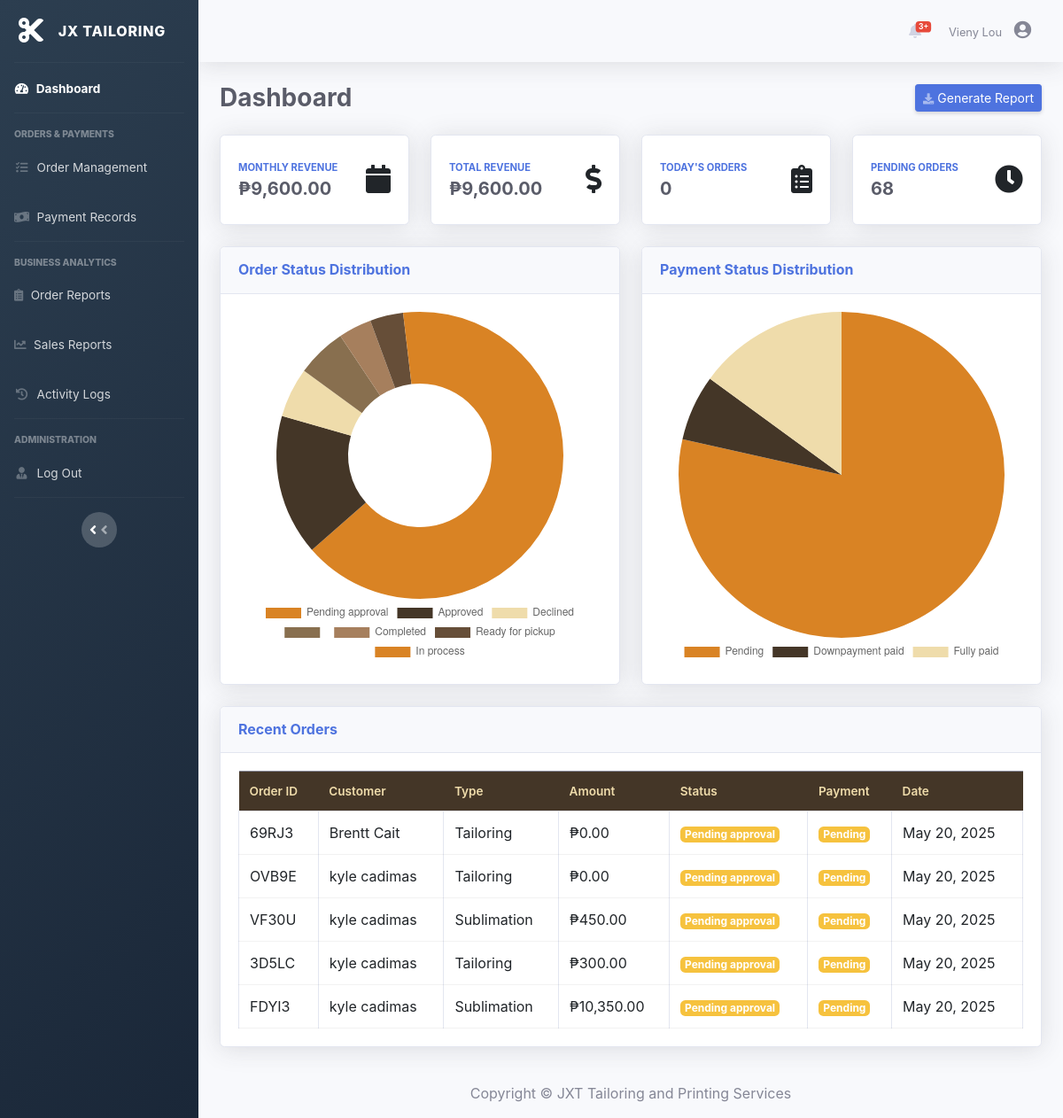
The app's page /manager/dashboard.php (signed in), older data.
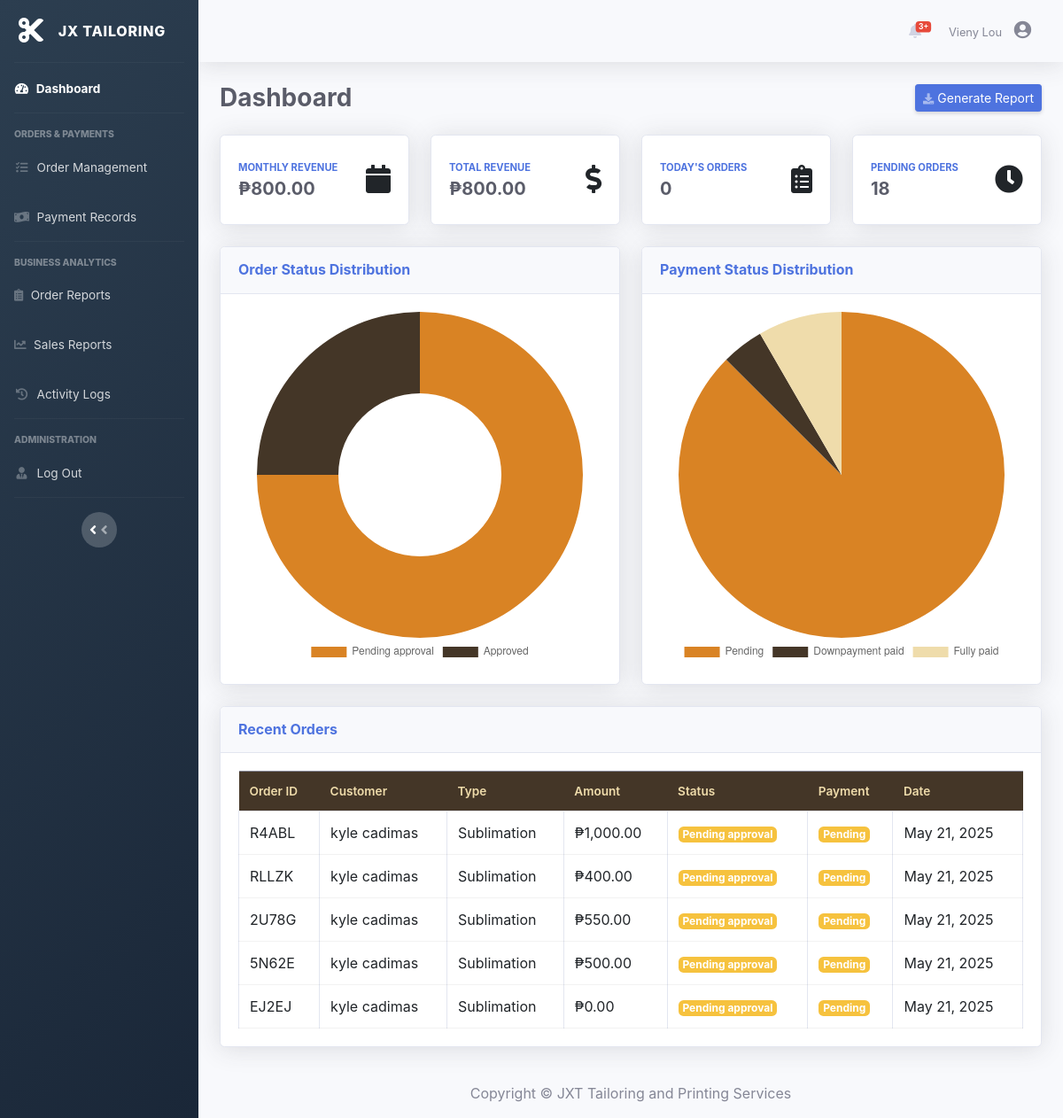
The same page, newer data.
### tables this page shows
CREATE TABLE `orders` (
  `order_id` varchar(10) NOT NULL,
  `customer_id` int(11) NOT NULL,
  `order_type` enum('tailoring','sublimation') NOT NULL,
  `total_amount` decimal(10,2) NOT NULL,
  `downpayment_amount` decimal(10,2) NOT NULL,
  `payment_method` enum('cash','gcash') NOT NULL,
  `payment_status` enum('pending','downpayment_paid','fully_paid') DEFAULT 'pending',
  `order_status` enum('pending_approval','declined','approved','forward_to_sublimator','in_process','printing_done','ready_for_pickup','completed') DEFAULT 'pending_approval',
  `staff_id` int(11) DEFAULT NULL,
  `manager_id` int(11) DEFAULT NULL,
  `notes` text DEFAULT NULL,
  `created_at` timestamp NOT NULL DEFAULT current_timestamp(),
  `updated_at` timestamp NOT NULL DEFAULT current_timestamp() ON UPDATE current_timestamp(),
  `screenshot_path` varchar(255) DEFAULT NULL,
  `status_history` text DEFAULT NULL
);

CREATE TABLE `customers` (
  `customer_id` int(11) NOT NULL,
  `username` varchar(50) NOT NULL,
  `password` varchar(255) NOT NULL,
  `email` varchar(100) NOT NULL,
  `first_name` varchar(50) NOT NULL,
  `last_name` varchar(50) NOT NULL,
  `phone_number` varchar(20) DEFAULT NULL,
  `address` text DEFAULT NULL,
  `created_at` timestamp NOT NULL DEFAULT current_timestamp(),
  `updated_at` timestamp NOT NULL DEFAULT current_timestamp() ON UPDATE current_timestamp()
);

### manager/dashboard.php (the view, shortened to what the rows shown need)
<?php
include '../db.php';
$order_status_query = "SELECT order_status, COUNT(*) as count FROM orders GROUP BY order_status ORDER BY count DESC";
$order_status_result = mysqli_query($conn, $order_status_query);
$order_status_data = [];
while ($row = mysqli_fetch_assoc($order_status_result)) {
    $order_status_data[$row['order_status']] = $row['count'];
}
$payment_status_query = "SELECT payment_status, COUNT(*) as count FROM orders GROUP BY payment_status";
$payment_status_result = mysqli_query($conn, $payment_status_query);
$payment_status_data = [];
while ($row = mysqli_fetch_assoc($payment_status_result)) {
    $payment_status_data[$row['payment_status']] = $row['count'];
}
$recent_orders_query = "SELECT o.order_id, o.total_amount, o.created_at, o.order_status, o.payment_status, o.order_type,
                        c.first_name, c.last_name
                        FROM orders o
                        JOIN customers c ON o.customer_id = c.customer_id
                        ORDER BY o.created_at DESC LIMIT 5";
$recent_orders_result = mysqli_query($conn, $recent_orders_query);
?>
<!DOCTYPE html>
<html lang="en">
<head>
    <link href="https://cdn.jsdelivr.net/npm/bootstrap@5.3.0-alpha1/dist/css/bootstrap.min.css" rel="stylesheet">
    <link rel="stylesheet" href="https://cdnjs.cloudflare.com/ajax/libs/font-awesome/6.4.0/css/all.min.css">
    <link href="vendor/fontawesome-free/css/all.min.css" rel="stylesheet">
    <link href="css/sb-admin-2.min.css" rel="stylesheet">
</head>
<body id="page-top">
    <div id="wrapper">
        <div id="content-wrapper" class="d-flex flex-column">
            <div id="content">
                <div class="container-fluid">
                    <div class="d-sm-flex align-items-center justify-content-between mb-4">
                        <h1 class="h3 mb-0 text-gray-800" style="font-weight: bold; text-shadow: 1px 1px 2px #fff;">Dashboard</h1>
                    </div>
                    <div class="row">
                        <div class="col-lg-12">
                            <div class="card shadow mb-4">
                                <div class="card-body">
                                    <div class="table-responsive">
                                        <table class="table table-bordered" width="100%" cellspacing="0">
                                            <thead>
                                                <tr>
                                                    <th>Order ID</th>
                                                    <th>Customer</th>
                                                    <th>Type</th>
                                                    <th>Amount</th>
                                                    <th>Status</th>
                                                    <th>Payment</th>
                                                    <th>Date</th>
                                                </tr>
                                            </thead>
                                            <tbody>
                                                <?php
                                                if ($recent_orders_result && mysqli_num_rows($recent_orders_result) > 0) {
                                                    while ($order = mysqli_fetch_assoc($recent_orders_result)) {
                                                        $status_class = match($order['order_status']) {
                                                            'pending_approval' => 'bg-warning',
                                                            'approved' => 'bg-info',
                                                            'in_process' => 'bg-primary',
                                                            'ready_for_pickup' => 'bg-info',
                                                            'completed' => 'bg-success',
                                                            'declined' => 'bg-danger',
                                                            default => 'bg-secondary'
                                                        };
                                                        $payment_class = match($order['payment_status']) {
                                                            'pending' => 'bg-warning',
                                                            'downpayment_paid' => 'bg-info',
                                                            'fully_paid' => 'bg-success',
                                                            default => 'bg-secondary'
                                                        };
                                                        ?>
                                                        <tr>
                                                            <td><?php echo $order['order_id']; ?></td>
                                                            <td><?php echo $order['first_name'] . ' ' . $order['last_name']; ?></td>
                                                            <td><?php echo ucfirst($order['order_type']); ?></td>
                                                            <td>₱<?php echo number_format($order['total_amount'], 2); ?></td>
                                                            <td><span class="badge <?php echo $status_class; ?>"><?php echo str_replace('_', ' ', ucfirst($order['order_status'])); ?></span></td>
                                                            <td><span class="badge <?php echo $payment_class; ?>"><?php echo str_replace('_', ' ', ucfirst($order['payment_status'])); ?></span></td>
                                                            <td><?php echo date('M d, Y', strtotime($order['created_at'])); ?></td>
                                                        </tr>
                                                    <?php }
                                                } else { ?>
                                                    <tr>
                                                        <td colspan="7" class="text-center">No recent orders found</td>
                                                    </tr>
                                                <?php } ?>
                                            </tbody>
                                        </table>
                                    </div>
                                </div>
                            </div>
                        </div>
                    </div>
                </div>
            </div>
        </div>
    </div>
    <script>
        document.addEventListener('DOMContentLoaded', function() {
            // Order Status Distribution Chart
            const orderStatusCtx = document.getElementById('orderStatusChart').getContext('2d');
            const orderStatusData = <?php echo json_encode(array_values($order_status_data)); ?>;
            const orderStatusLabels = <?php echo json_encode(array_map(function($key) {
                                            return ucfirst(str_replace('_', ' ', $key));
                                        }, array_keys($order_status_data))); ?>;
            new Chart(orderStatusCtx, {
                type: 'doughnut',
                data: {
                    labels: orderStatusLabels,
                    datasets: [{
                        data: orderStatusData,
                        backgroundColor: [
                            '#D98324', '#443627', '#EFDCAB', '#886F4F', '#A67F5D', '#664E38'
                        ],
                        borderWidth: 0
                    }]
                },
                options: {
                    responsive: true,
                    maintainAspectRatio: false,
                    plugins: {
                        legend: {
                            position: 'bottom'
                        }
                    }
                }
            });
            // Payment Status Distribution Chart
            const paymentStatusCtx = document.getElementById('paymentStatusChart').getContext('2d');
            const paymentStatusData = <?php echo json_encode(array_values($payment_status_data)); ?>;
            const paymentStatusLabels = <?php echo json_encode(array_map(function($key) {
                                            return ucfirst(str_replace('_', ' ', $key));
                                        }, array_keys($payment_status_data))); ?>;
            new Chart(paymentStatusCtx, {
                type: 'pie',
                data: {
                    labels: paymentStatusLabels,
                    datasets: [{
                        data: paymentStatusData,
                        backgroundColor: [
                            '#D98324', '#443627', '#EFDCAB'
                        ],
                        borderWidth: 0
                    }]
                },
                options: {
                    responsive: true,
                    maintainAspectRatio: false,
                    plugins: {
                        legend: {
                            position: 'bottom'
                        }
                    }
                }
            });
        });
    </script>
</body>
</html>

Row changes from the older to the newer data that the page shows:
removed orders: order_id "69RJ3", customer.first_name "Brentt", customer.last_name "Cait", order_type "Tailoring", total_amount "0.00", order_status "Pending approval", payment_status "Pending", created_at "May 20, 2025"
removed orders: order_id "OVB9E", customer.first_name "kyle", customer.last_name "cadimas", order_type "Tailoring", total_amount "0.00", order_status "Pending approval", payment_status "Pending", created_at "May 20, 2025"
removed orders: order_id "VF30U", customer.first_name "kyle", customer.last_name "cadimas", order_type "Sublimation", total_amount "450.00", order_status "Pending approval", payment_status "Pending", created_at "May 20, 2025"
removed orders: order_id "3D5LC", customer.first_name "kyle", customer.last_name "cadimas", order_type "Tailoring", total_amount "300.00", order_status "Pending approval", payment_status "Pending", created_at "May 20, 2025"
removed orders: order_id "FDYI3", customer.first_name "kyle", customer.last_name "cadimas", order_type "Sublimation", total_amount "10,350.00", order_status "Pending approval", payment_status "Pending", created_at "May 20, 2025"
added orders: order_id "R4ABL", customer.first_name "kyle", customer.last_name "cadimas", order_type "Sublimation", total_amount "1,000.00", order_status "Pending approval", payment_status "Pending", created_at "May 21, 2025"
added orders: order_id "RLLZK", customer.first_name "kyle", customer.last_name "cadimas", order_type "Sublimation", total_amount "400.00", order_status "Pending approval", payment_status "Pending", created_at "May 21, 2025"
added orders: order_id "2U78G", customer.first_name "kyle", customer.last_name "cadimas", order_type "Sublimation", total_amount "550.00", order_status "Pending approval", payment_status "Pending", created_at "May 21, 2025"
added orders: order_id "5N62E", customer.first_name "kyle", customer.last_name "cadimas", order_type "Sublimation", total_amount "500.00", order_status "Pending approval", payment_status "Pending", created_at "May 21, 2025"
added orders: order_id "EJ2EJ", customer.first_name "kyle", customer.last_name "cadimas", order_type "Sublimation", total_amount "0.00", order_status "Pending approval", payment_status "Pending", created_at "May 21, 2025"
Text that changed along with them:
$monthly_revenue: "9,600.00" → "800.00"
$total_revenue: "9,600.00" → "800.00"
$pending_orders: "68" → "18"
chart data {{ json_encode(array_values($order_status_data)) }}: ["68","17","6","6","4","4","2"] → ["18","6"]
chart data {{ json_encode(array_values($payment_status_data)) }}: ["84","7","16"] → ["21","1","2"]
